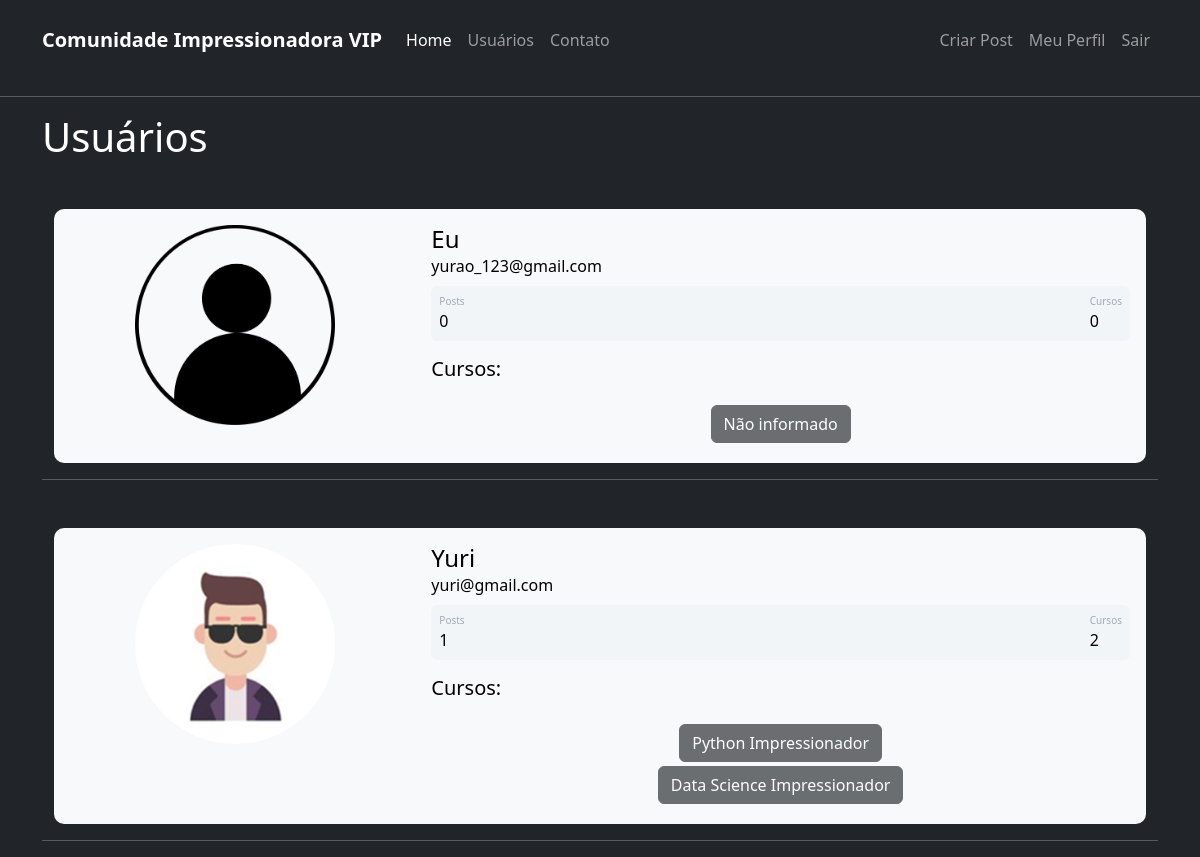
The app's page /usuarios (signed in) with its own data.
### comunidadeimpressionadora/models.py (models this page shows)
class Usuario(database.Model,UserMixin):
    id = database.Column(database.Integer,primary_key=True)
    username = database.Column(database.String, nullable=False)
    email = database.Column(database.String, nullable=False,unique=True)
    senha = database.Column(database.String, nullable=False)
    foto_perfil = database.Column(database.String,default="default.jpg")
    posts = database.relationship("Post",backref="autor",lazy=True)
    cursos = database.Column(database.String, nullable=False, default="Não informado")

### comunidadeimpressionadora/routes.py (the view)
@app.route("/usuarios")
@login_required
def usuarios():
    lista_usuarios=Usuario.query.all()
    return render_template("usuarios.html",lista_usuarios=lista_usuarios)

### comunidadeimpressionadora/models.py (called while the page is built)
@loginmanager.user_loader
def load_user(id):
    return Usuario.query.get(int(id))

### comunidadeimpressionadora/templates/usuarios.html
{% extends 'base.html' %}
{% block body %}
    <div class="container mt-3">
        <h1> Usuários</h1>
        {%for usuario in lista_usuarios %}
            <div class="container mt-5 d-flex justify-content-center ">
            <div class="card p-3 text-bg-light" style="width:1300px">
                <div class="row">
                    <div class="col-sm-4">
                        <div >
                            <div class="image pe-2">
                                <img src="{{url_for('static', filename='fotos_perfil/{}'.format(usuario.foto_perfil))}}" class=" rounded mx-auto d-block " width="200" >
                            </div>
                        </div>
                    </div>
                    <div class="col-sm-8">
                        <div class="ml-3 w-100">
                            <h4 class="mb-0 mt-0">{{usuario.username}}</h4>
                            <span>{{usuario.email}}</span>
                            <div class="p-2 mt-2 bg-primary d-flex justify-content-between rounded text-white stats">
                                <div class="d-flex flex-column">
                                    <span class="articles">Posts</span>
                                    <span class="number1">{{usuario.posts|length}}</span>
                                </div>
                                <div class="d-flex flex-column">
                                    <span class="rating">Cursos</span>
                                    <span class="number3">
                                        {% if usuario.cursos != "Não informado"%}
                                            {{usuario.cursos.split(";")|length}}
                                        {% else %}
                                            {{0}}
                                        {% endif %}
                                    </span>
                                </div>
                            </div>
                            <div class="pt-3"><h5>Cursos:</h5></div>
                            <div class="button mt-4 d-flex flex-row align-items-center">
                                <div class="col" style="text-align:center">
                                    {% for curso in usuario.cursos.split(";") %}
                                        <button type="button" class="btn btn-dark mb-1" disabled>
                                            {{curso}}
                                        </button>
                                        <br>
                                    {% endfor %}
                                </div>
                            </div
                           </div>
                        </div>
                    </div>
                </div>
            </div>
    </div>
            <hr>
        {% endfor %}
    </div>
{% endblock%}

### comunidadeimpressionadora/templates/base.html (shortened to what this page needs)
<!DOCTYPE html>
<html lang="en">
    <head>
        <link href="https://cdn.jsdelivr.net/npm/bootstrap@5.2.0-beta1/dist/css/bootstrap.min.css" rel="stylesheet">
        <link rel="stylesheet" type="text/css" href="{{url_for('static',filename='main.css')}}"
        {% block head %}
        {% endblock%}
    </head>
    <body class="text-bg-dark">
        {% include "navbar.html"%}
        <hr>
        {% block body %}
        {% endblock%}
    </body>
</html>

### comunidadeimpressionadora/templates/navbar.html (shortened to what this page needs)
<nav class="navbar navbar-dark navbar-expand-lg bg-dark" style="height: 80px">
  <div class="container">
    <a class="navbar-brand" href="{{url_for('home')}}"><strong>Comunidade Impressionadora VIP</strong></a>
    <div class="collapse navbar-collapse" id="navbarSupportedContent">
      <ul class="navbar-nav me-auto mb-2 mb-lg-0">
        <li class="nav-item">
          <a class="nav-link active" aria-current="page" href="{{url_for('home')}}">Home</a><vr></vr>
        </li>
        <li class="nav-item">
          <a class="nav-link" href="{{url_for('usuarios')}}">Usuários</a>
        </li>
        <li class="nav-item">
          <a class="nav-link " href="{{url_for('contato')}}">Contato</a>
        </li>
      </ul>
      <ul class="d-flex navbar-nav">
        {% if current_user.is_authenticated %}
            <li class="nav-item">
              <a class="nav-link" href="{{ url_for('criar_post') }}">Criar Post</a>
            </li>
            <li class="nav-item">
              <a class="nav-link" href="{{ url_for('perfil') }}">Meu Perfil</a>
            </li>
            <li class="nav-item">
              <a class="nav-link" href="{{ url_for('sair') }}">Sair</a>
            </li>
        {% endif %}
      </ul>
    </div>
  </div>
</nav>

### comunidadeimpressionadora/static/main.css (style rules this page uses)
body { background-color:#B3E5FC; border-radius: 10px; }
.card { width: 400px; border: none; border-radius: 10px; background-color: #fff; }
.stats { background: #f2f5f8 !important; color: #000 !important; }
.articles { font-size:10px; color: #a1aab9; }
.number1 { font-weight:500; }
.rating { font-size:10px; color: #a1aab9; }
.number3 { font-weight:500; }

### records on screen
Usuario: foto_perfil (placeholder picture), username "Eu", email "yurao_123@gmail.com", posts|length "0", value "0", cursos "Não informado"
Usuario: foto_perfil (picture), username "Yuri", email "yuri@gmail.com", posts|length "1", cursos.split|length "2", curso "Python Impressionador" "Data Science Impressionador"
